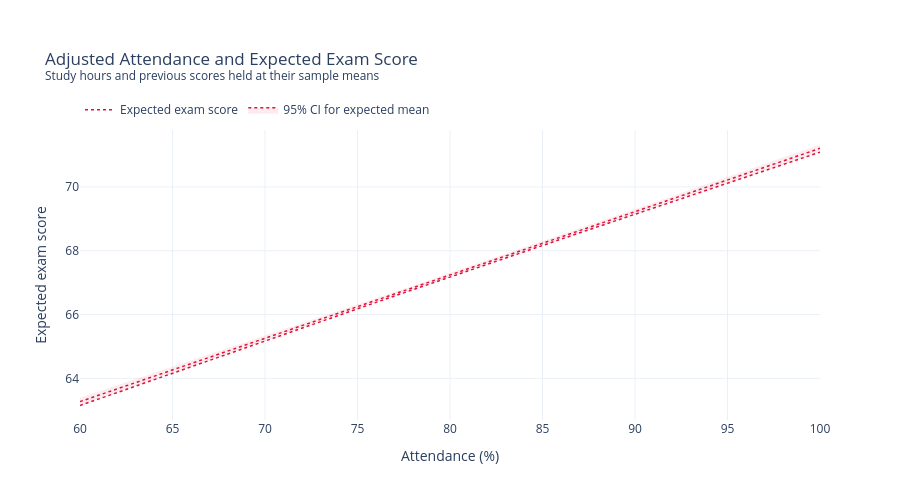

The notebook cell saved with this chart:
### Markdown cell above
## H1: Adjusted Attendance and Predicted Exam Score

This chart will show the model’s expected exam score across the observed
attendance range, holding study hours and previous scores at their sample
means.

The shaded band will represent a 95% confidence interval for the expected
mean exam score, using the model’s HC3 robust covariance estimates.
It is not a prediction interval for an individual student.

The chart illustrates an adjusted association, not a causal effect.

### Code cell
# Created with assistance from ChatGPT.
# Sources:
# https://www.statsmodels.org/stable/generated/statsmodels.regression.linear_model.OLSResults.get_prediction.html
# https://plotly.com/python/continuous-error-bars/

import numpy as np
import pandas as pd
import plotly.graph_objects as go
from pathlib import Path

# Vary attendance while holding both adjustment variables at their means.
h1_prediction_data = pd.DataFrame({
    "Attendance": np.linspace(
        df["Attendance"].min(),
        df["Attendance"].max(),
        100
    ),
    "Hours_Studied": df["Hours_Studied"].mean(),
    "Previous_Scores": df["Previous_Scores"].mean()
})

# Use the existing HC3 model to calculate pointwise 95% confidence
# intervals for the expected mean, not individual prediction intervals.
h1_predictions = h1_model.get_prediction(
    h1_prediction_data
).summary_frame(alpha=0.05)

h1_attendance_fig = go.Figure()

# Add the upper boundary first.
h1_attendance_fig.add_trace(go.Scatter(
    x=h1_prediction_data["Attendance"],
    y=h1_predictions["mean_ci_upper"],
    mode="lines",
    line=dict(width=0),
    showlegend=False,
    hoverinfo="skip"
))

# Fill the area between the lower and upper boundaries.
h1_attendance_fig.add_trace(go.Scatter(
    x=h1_prediction_data["Attendance"],
    y=h1_predictions["mean_ci_lower"],
    mode="lines",
    line=dict(color="crimson", width=1.5, dash="dot"),
    fill="tonexty",
    fillcolor="rgba(220, 20, 60, 0.08)",
    name="95% CI for expected mean",
    hoverinfo="skip"
))

# Add the model's expected mean score.
h1_attendance_fig.add_trace(go.Scatter(
    x=h1_prediction_data["Attendance"],
    y=h1_predictions["mean"],
    mode="lines",
    line=dict(color="crimson", width=1.5, dash="dot"),
    name="Expected exam score",
    hovertemplate=(
        "Attendance: %{x:.1f}%<br>"
        "Expected exam score: %{y:.2f}<extra></extra>"
    )
))

h1_attendance_fig.update_layout(
    title=dict(
        text=(
            "Adjusted Attendance and Expected Exam Score"
            "<br><sup>Study hours and previous scores held "
            "at their sample means</sup>"
        )
    ),
    xaxis_title="Attendance (%)",
    yaxis_title="Expected exam score",
    template="plotly_white",
    height=500,
    legend=dict(
        orientation="h",
        yanchor="bottom",
        y=1.02,
        xanchor="left",
        x=0
    ),
    margin=dict(t=130)
)

# Save an interactive copy in the project's visualisations folder.
h1_visualisation_dir = Path("../visualisations")
h1_visualisation_dir.mkdir(parents=True, exist_ok=True)

h1_attendance_fig.write_html(
    h1_visualisation_dir / "h1_adjusted_attendance.html"
)

h1_attendance_fig.show()

### Figure 1 — Plotly figure (JSON) as saved in the notebook; plotly's stock layout.template omitted (floating-point values rounded to 4 significant figures)
{"data": [{"hoverinfo": "skip", "line": {"width": 0}, "mode": "lines", "showlegend": false, "type": "scatter", "x": [60, 60.4, 60.81, 61.21, 61.62, 62.02, 62.42, 62.83, 63.23, 63.64, 64.04, 64.44, 64.85, 65.25, 65.66, 66.06, 66.46, 66.87, 67.27, 67.68, 68.08, 68.48, 68.89, 69.29, 69.7, 70.1, 70.51, 70.91, 71.31, 71.72, 72.12, 72.53, 72.93, 73.33, 73.74, 74.14, 74.55, 74.95, 75.35, 75.76, 76.16, 76.57, 76.97, 77.37, 77.78, 78.18, 78.59, 78.99, 79.39, 79.8, 80.2, 80.61, 81.01, 81.41, 81.82, 82.22, 82.63, 83.03, 83.43, 83.84, 84.24, 84.65, 85.05, 85.45, 85.86, 86.26, 86.67, 87.07, 87.47, 87.88, 88.28, 88.69, 89.09, 89.49, 89.9, 90.3, 90.71, 91.11, 91.52, 91.92, 92.32, 92.73, 93.13, 93.54, 93.94, 94.34, 94.75, 95.15, 95.56, 95.96, 96.36, 96.77, 97.17, 97.58, 97.98, 98.38, 98.79, 99.19, 99.6, 100], "y": [63.39, 63.47, 63.55, 63.63, 63.71, 63.78, 63.86, 63.94, 64.02, 64.1, 64.18, 64.26, 64.33, 64.41, 64.49, 64.57, 64.65, 64.73, 64.81, 64.88, 64.96, 65.04, 65.12, 65.2, 65.28, 65.36, 65.44, 65.51, 65.59, 65.67, 65.75, 65.83, 65.91, 65.99, 66.07, 66.15, 66.23, 66.31, 66.38, 66.46, 66.54, 66.62, 66.7, 66.78, 66.86, 66.94, 67.02, 67.1, 67.18, 67.26, 67.34, 67.42, 67.5, 67.58, 67.66, 67.74, 67.82, 67.9, 67.99, 68.07, 68.15, 68.23, 68.31, 68.39, 68.47, 68.55, 68.63, 68.71, 68.8, 68.88, 68.96, 69.04, 69.12, 69.2, 69.28, 69.37, 69.45, 69.53, 69.61, 69.69, 69.77, 69.86, 69.94, 70.02, 70.1, 70.18, 70.26, 70.35, 70.43, 70.51, 70.59, 70.67, 70.76, 70.84, 70.92, 71.0, 71.08, 71.17, 71.25, 71.33]}, {"fill": "tonexty", "fillcolor": "rgba(220, 20, 60, 0.08)", "hoverinfo": "skip", "line": {"color": "crimson", "dash": "dot", "width": 1.5}, "mode": "lines", "name": "95% CI for expected mean", "type": "scatter", "x": [60, 60.4, 60.81, 61.21, 61.62, 62.02, 62.42, 62.83, 63.23, 63.64, 64.04, 64.44, 64.85, 65.25, 65.66, 66.06, 66.46, 66.87, 67.27, 67.68, 68.08, 68.48, 68.89, 69.29, 69.7, 70.1, 70.51, 70.91, 71.31, 71.72, 72.12, 72.53, 72.93, 73.33, 73.74, 74.14, 74.55, 74.95, 75.35, 75.76, 76.16, 76.57, 76.97, 77.37, 77.78, 78.18, 78.59, 78.99, 79.39, 79.8, 80.2, 80.61, 81.01, 81.41, 81.82, 82.22, 82.63, 83.03, 83.43, 83.84, 84.24, 84.65, 85.05, 85.45, 85.86, 86.26, 86.67, 87.07, 87.47, 87.88, 88.28, 88.69, 89.09, 89.49, 89.9, 90.3, 90.71, 91.11, 91.52, 91.92, 92.32, 92.73, 93.13, 93.54, 93.94, 94.34, 94.75, 95.15, 95.56, 95.96, 96.36, 96.77, 97.17, 97.58, 97.98, 98.38, 98.79, 99.19, 99.6, 100], "y": [63.15, 63.23, 63.31, 63.4, 63.48, 63.56, 63.64, 63.72, 63.8, 63.89, 63.97, 64.05, 64.13, 64.21, 64.3, 64.38, 64.46, 64.54, 64.62, 64.7, 64.79, 64.87, 64.95, 65.03, 65.11, 65.19, 65.28, 65.36, 65.44, 65.52, 65.6, 65.68, 65.76, 65.85, 65.93, 66.01, 66.09, 66.17, 66.25, 66.33, 66.41, 66.49, 66.58, 66.66, 66.74, 66.82, 66.9, 66.98, 67.06, 67.14, 67.22, 67.3, 67.38, 67.46, 67.54, 67.62, 67.7, 67.78, 67.86, 67.94, 68.02, 68.1, 68.18, 68.26, 68.33, 68.41, 68.49, 68.57, 68.65, 68.73, 68.81, 68.89, 68.97, 69.05, 69.13, 69.2, 69.28, 69.36, 69.44, 69.52, 69.6, 69.68, 69.76, 69.83, 69.91, 69.99, 70.07, 70.15, 70.23, 70.3, 70.38, 70.46, 70.54, 70.62, 70.7, 70.78, 70.85, 70.93, 71.01, 71.09]}, {"hovertemplate": "Attendance: %{x:.1f}%<br>Expected exam score: %{y:.2f}<extra></extra>", "line": {"color": "crimson", "dash": "dot", "width": 1.5}, "mode": "lines", "name": "Expected exam score", "type": "scatter", "x": [60, 60.4, 60.81, 61.21, 61.62, 62.02, 62.42, 62.83, 63.23, 63.64, 64.04, 64.44, 64.85, 65.25, 65.66, 66.06, 66.46, 66.87, 67.27, 67.68, 68.08, 68.48, 68.89, 69.29, 69.7, 70.1, 70.51, 70.91, 71.31, 71.72, 72.12, 72.53, 72.93, 73.33, 73.74, 74.14, 74.55, 74.95, 75.35, 75.76, 76.16, 76.57, 76.97, 77.37, 77.78, 78.18, 78.59, 78.99, 79.39, 79.8, 80.2, 80.61, 81.01, 81.41, 81.82, 82.22, 82.63, 83.03, 83.43, 83.84, 84.24, 84.65, 85.05, 85.45, 85.86, 86.26, 86.67, 87.07, 87.47, 87.88, 88.28, 88.69, 89.09, 89.49, 89.9, 90.3, 90.71, 91.11, 91.52, 91.92, 92.32, 92.73, 93.13, 93.54, 93.94, 94.34, 94.75, 95.15, 95.56, 95.96, 96.36, 96.77, 97.17, 97.58, 97.98, 98.38, 98.79, 99.19, 99.6, 100], "y": [63.27, 63.35, 63.43, 63.51, 63.59, 63.67, 63.75, 63.83, 63.91, 63.99, 64.07, 64.15, 64.23, 64.31, 64.39, 64.47, 64.55, 64.63, 64.71, 64.79, 64.87, 64.95, 65.04, 65.12, 65.2, 65.28, 65.36, 65.44, 65.52, 65.6, 65.68, 65.76, 65.84, 65.92, 66.0, 66.08, 66.16, 66.24, 66.32, 66.4, 66.48, 66.56, 66.64, 66.72, 66.8, 66.88, 66.96, 67.04, 67.12, 67.2, 67.28, 67.36, 67.44, 67.52, 67.6, 67.68, 67.76, 67.84, 67.92, 68.0, 68.08, 68.16, 68.24, 68.32, 68.4, 68.48, 68.56, 68.64, 68.72, 68.8, 68.88, 68.96, 69.04, 69.12, 69.2, 69.28, 69.37, 69.45, 69.53, 69.61, 69.69, 69.77, 69.85, 69.93, 70.01, 70.09, 70.17, 70.25, 70.33, 70.41, 70.49, 70.57, 70.65, 70.73, 70.81, 70.89, 70.97, 71.05, 71.13, 71.21]}], "layout": {"height": 500, "legend": {"orientation": "h", "x": 0, "xanchor": "left", "y": 1.02, "yanchor": "bottom"}, "margin": {"t": 130}, "title": {"text": "Adjusted Attendance and Expected Exam Score<br><sup>Study hours and previous scores held at their sample means</sup>"}, "xaxis": {"title": {"text": "Attendance (%)"}}, "yaxis": {"title": {"text": "Expected exam score"}}}}
